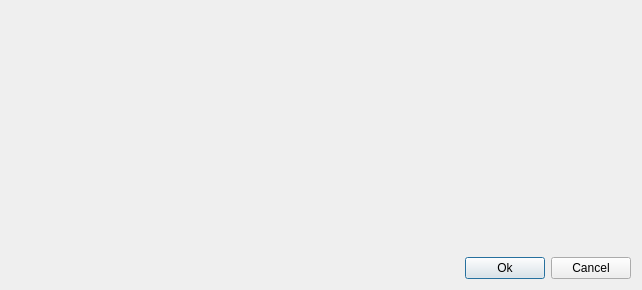
<?xml version="1.0" encoding="UTF-8"?>
<ui version="4.0">
 <class>AttributeRulesEditor</class>
 <widget class="QDialog" name="AttributeRulesEditor">
  <property name="geometry">
   <rect>
    <x>0</x>
    <y>0</y>
    <width>642</width>
    <height>290</height>
   </rect>
  </property>
  <property name="windowTitle">
   <string>Attribute Rules Editor</string>
  </property>
  <layout class="QGridLayout" name="gridLayout">
   <item row="0" column="0">
    <widget class="AttributeRuleTypeWidget" name="attributeRuleTypeWidget" native="true"/>
   </item>
   <item row="1" column="0" colspan="3">
    <widget class="OrderedAttributeRulesWidget" name="attributeRulesWidget" native="true">
     <property name="sizePolicy">
      <sizepolicy hsizetype="Preferred" vsizetype="MinimumExpanding">
       <horstretch>0</horstretch>
       <verstretch>0</verstretch>
      </sizepolicy>
     </property>
    </widget>
   </item>
   <item row="2" column="0">
    <spacer name="horizontalSpacer">
     <property name="orientation">
      <enum>Qt::Horizontal</enum>
     </property>
     <property name="sizeHint" stdset="0">
      <size>
       <width>40</width>
       <height>20</height>
      </size>
     </property>
    </spacer>
   </item>
   <item row="2" column="1">
    <widget class="QPushButton" name="okPushButton">
     <property name="text">
      <string>Ok</string>
     </property>
    </widget>
   </item>
   <item row="2" column="2">
    <widget class="QPushButton" name="cancelPushButton">
     <property name="text">
      <string>Cancel</string>
     </property>
    </widget>
   </item>
  </layout>
 </widget>
 <customwidgets>
  <customwidget>
   <class>OrderedAttributeRulesWidget</class>
   <extends>QWidget</extends>
   <header>DsgTools.gui.CustomWidgets.OrderedPropertyWidgets.orderedAttributeRulesWidget.h</header>
   <container>1</container>
  </customwidget>
  <customwidget>
   <class>AttributeRuleTypeWidget</class>
   <extends>QWidget</extends>
   <header>DsgTools.gui.CustomWidgets.AttributeValidityWidgets.attributeRuleTypeWidget.h</header>
   <container>1</container>
  </customwidget>
 </customwidgets>
 <resources>
  <include location="../resources.qrc"/>
 </resources>
 <connections/>
</ui>
